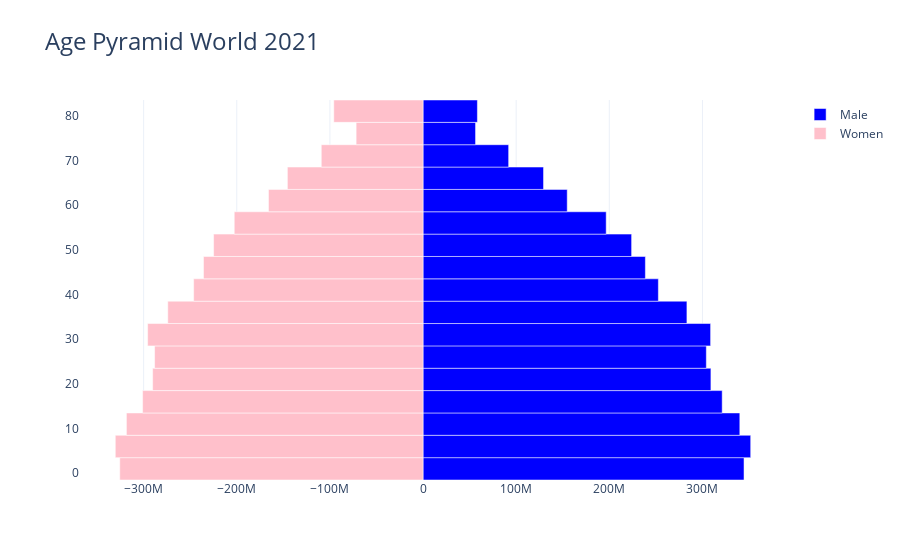

The cell this chart's notebook holds for it:
### Markdown cell above
# Population Pyramids: Function that takes input a DataFrame with columns providing counts of people by age-sex group and constructs a population pyramid graph for visualizing the data

### Code cell
import pandas as pd
import plotly.graph_objs as go

#creating sample dataframes to run the function
age_ranges = []
for i in range (0, 80, 5):
    age_ranges.append(f'{i:02d}' + f'{i+4:02d}')
age_ranges.append("80UP")
male_variables = {"SP.POP."+age_range+".MA":"Males "+age_range for age_range in age_ranges}
female_variables = {"SP.POP."+age_range+".FE":"Females "+age_range for age_range in age_ranges}
variables = male_variables
variables.update(female_variables)
df = wbdata.get_dataframe(variables,country="KOR")

def population_pyramids (dataframe, year):

    # first sort by age_range for y axis 
    age_ranges = []
    for i in range (0, 80, 5):
        age_ranges.append(f'{i:02d}' + f'{i+4:02d}')
    age_ranges.append("80UP")

    male_variables = {"SP.POP."+age_range+".MA":"Males "+age_range for age_range in age_ranges}
    female_variables = {"SP.POP."+age_range+".FE":"Females "+age_range for age_range in age_ranges}
    variables = male_variables
    variables.update(female_variables)

    df = wbdata.get_dataframe(variables,country="WLD")
    #defined gender bins to contain only the columns of respective gender 
    men_bins = df.loc[str(year),:].filter(regex="Male").values
    women_bins = -df.loc[str(year),:].filter(regex="Female").values
    
    #make figure
    fig = go.Figure()

    #Add traces to the figure for men and women, respectively using the defined gender bins
    fig.add_trace(go.Bar(
                x = men_bins,
                y=[int(s[:2])+1 for s in age_ranges],
                name = 'Male', 
                orientation = 'h',
                marker = dict(color = 'blue'),
                hoverinfo = 'skip'))

    fig.add_trace(go.Bar(x = women_bins,
                        y=[int(s[:2])+1 for s in age_ranges],
                        orientation='h',
                        name='Women',
                        marker=dict(color='pink'),
                        hoverinfo='skip'
                       ))
    #cleaned up the figure to make it viewer-friendly
    fig.update_layout(
    template = 'plotly_white',
    title = 'Age Pyramid World ' + str(2021),
    title_font_size = 24,
    barmode = 'relative',
    bargap = 0.0,
    bargroupgap = 0
    )
                            
    return fig.show()
population_pyramids (df, 2021)

### Figure 1 — Plotly figure (JSON) as saved in the notebook; plotly's stock layout.template omitted (floating-point values rounded to 4 significant figures)
{"data": [{"hoverinfo": "skip", "marker": {"color": "blue"}, "name": "Male", "orientation": "h", "type": "bar", "x": [344650023, 351823148, 340134768, 321211465, 309096185, 304184176, 308770323, 283342013, 252677526, 238749207, 223947103, 196668138, 154828871, 129373392, 91921639, 56383161, 58371269], "y": [1, 6, 11, 16, 21, 26, 31, 36, 41, 46, 51, 56, 61, 66, 71, 76, 81]}, {"hoverinfo": "skip", "marker": {"color": "pink"}, "name": "Women", "orientation": "h", "type": "bar", "x": [-325642464, -330431921, -318493196, -301115793, -290347797, -288241480, -295707176, -274082515, -246330684, -235743243, -224896102, -202707064, -165954976, -145660097, -109247654, -71828549, -95845624], "y": [1, 6, 11, 16, 21, 26, 31, 36, 41, 46, 51, 56, 61, 66, 71, 76, 81]}], "layout": {"bargap": 0, "bargroupgap": 0, "barmode": "relative", "title": {"font": {"size": 24}, "text": "Age Pyramid World 2021"}}}
